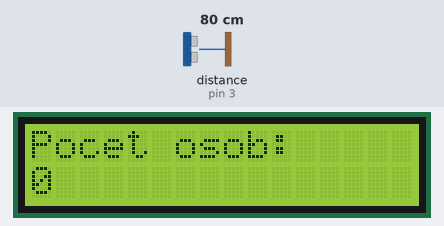
Bench run of a program on a simulated Arduino Uno, built with avr-gcc and run on an emulated ATmega328P. Parts: 16×2 character LCD. Wiring (inferred from the names in the program): ultrasonic range finder: trigger pin 2; echo pin 3. The inputs (shaded band) are chosen by the test bench; at power-on: distance to the obstacle (sensor on pin 3) 80 cm. The echo pulse lasts 58.3 µs per cm.

Above: at 1.2 s.
1.3 s: distance to the obstacle (sensor on pin 3) set to 2 cm
At 1.6 s:
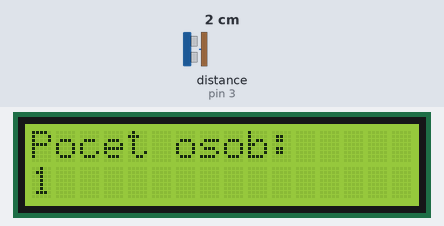
Timing chart, 0 to 4.3 s (numbered marks = the images above; inputs shaded):
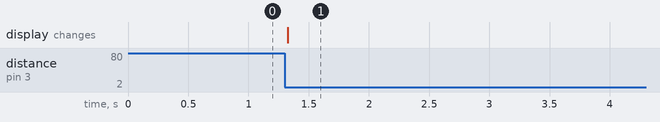

The program:

main.cpp
```cpp
#include <Arduino.h>
#include <LiquidCrystal_I2C.h>

#define trigPin 2
#define echoPin 3
#define delayBetween 1100

int correction;
long roomWidth;
bool personCaptured;
int personCount;

LiquidCrystal_I2C lcd = LiquidCrystal_I2C(0x3F, 16, 2);


long measureDistance(){
    digitalWrite(trigPin, LOW);
    delayMicroseconds(5);

    digitalWrite(trigPin, HIGH);
    delayMicroseconds(10);
    digitalWrite(trigPin, LOW);

    long duration = pulseIn(echoPin, HIGH);

    return duration/2;
}

void printLcd(int count){
    lcd.clear();
    lcd.setCursor(0,0);
    lcd.print("Pocet osob:");
    lcd.setCursor(0,1);
    lcd.print(count);
}

void setup() {
    pinMode(trigPin, OUTPUT);
    pinMode(echoPin, INPUT);

    lcd.begin();
    lcd.backlight();
    printLcd(0);

    roomWidth = measureDistance();
    correction = roomWidth / 100 * 4;
}

void loop() {
    long width = measureDistance();

    if(width < (roomWidth - correction) && !personCaptured){
        personCaptured = true;
        personCount++;
        printLcd(personCount);
        delay(delayBetween);
    }
    else if(abs(roomWidth - width) < correction){
        personCaptured = false;
    }

    delay(5);
}
```

Measured:
- after the input at 1.3 s, the display: changes at once (image 1)
